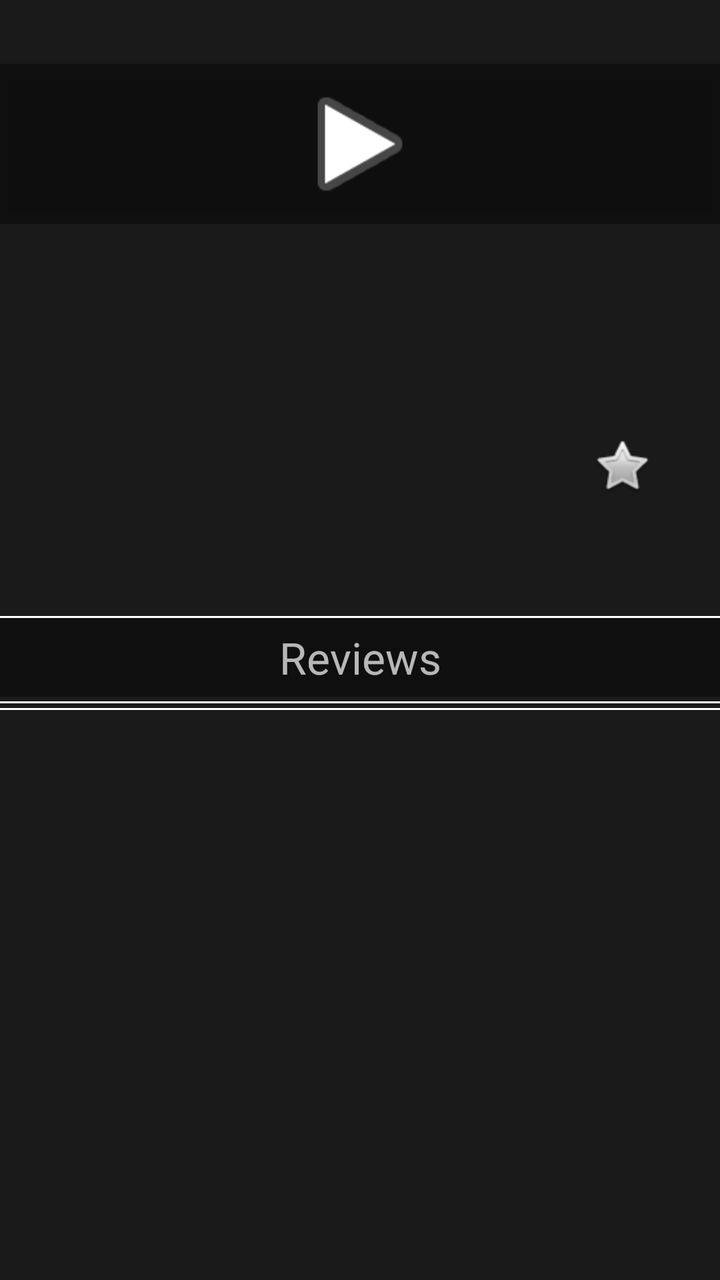
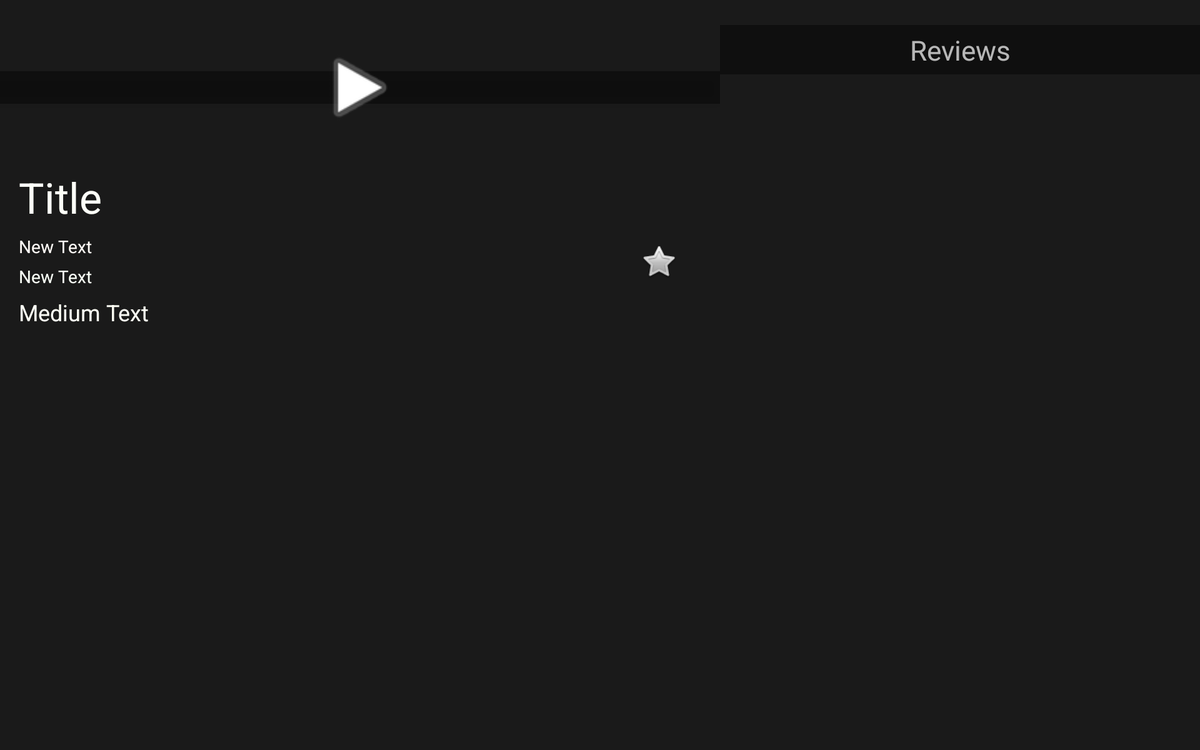

First picture: res/layout/ on a phone held upright. Second picture: the repository's own variant of that layout, on a device whose configuration matches the variant's folder. Source for both follows.
<!-- AndroidManifest.xml: application theme MyTheme -->
<!-- res/layout/fragment_detail.xml -->
<RelativeLayout xmlns:android="http://schemas.android.com/apk/res/android"
    xmlns:tools="http://schemas.android.com/tools"
    tools:context="com.projects.nanodegree.popularmovies.DetailActivityFragment"
    android:layout_height="match_parent"
    android:layout_width="match_parent"
    android:id="@+id/detail_main_view">

    <ImageView
        android:id="@+id/detail_imageview_bg"
        android:layout_width="match_parent"
        android:layout_height="match_parent"
        android:adjustViewBounds="true"
        style="@style/backGroundStyle"
        android:layout_alignParentEnd="false"
        android:layout_margin="-40dp" />

    <ImageView
        android:layout_width="match_parent"
        android:layout_height="match_parent"
        android:id="@+id/detail_imageview_bg_dim"
        android:layout_centerHorizontal="true"
        android:background="#76000000"
        android:adjustViewBounds="true"
        style="@style/backGroundStyle"/>


    <ScrollView
        android:layout_height="wrap_content"
        android:layout_width="match_parent"
        android:padding="0dp"
        android:paddingLeft="0dp"
        android:paddingTop="0dp"
        android:paddingRight="0dp"
        android:paddingBottom="0dp">

        <LinearLayout
                android:layout_width="match_parent"
                android:layout_height="wrap_content"
                android:paddingLeft="0dp"
                android:paddingRight="0dp"
                android:paddingTop="0dp"
                android:paddingBottom="0dp"
                android:orientation="vertical"
                android:padding="0dp">

            <RelativeLayout
                android:layout_width="match_parent"
                android:layout_height="match_parent"
                android:layout_marginTop="22dp"
                android:layout_marginBottom="22dp"
                android:id="@+id/Poster_RelativeLayout"
                android:minHeight="100dp"
                android:layout_weight="1">

                <ImageView
                    android:layout_width="match_parent"
                    android:layout_height="match_parent"
                    android:id="@+id/detail_imageview_poster"
                    android:minHeight="80dp"
                    android:longClickable="false"
                    android:background="#6b000000"
                    android:paddingTop="13dp"
                    android:paddingBottom="13dp"
                    android:translationZ="9dp"
                    android:layout_centerInParent="true" />

                <ImageButton
                    android:layout_width="wrap_content"
                    android:layout_height="wrap_content"
                    android:id="@+id/detail_trailer_button"
                    android:clickable="true"
                    android:onClick="playTrailer"
                    android:background="@android:drawable/ic_media_play"
                    android:translationZ="10dp"
                    android:maxHeight="70dp"
                    android:minWidth="70dp"
                    android:minHeight="70dp"
                    android:maxWidth="70dp"
                    android:layout_centerInParent="true"
                    />

            </RelativeLayout>

            <RelativeLayout
                android:layout_width="match_parent"
                android:layout_height="wrap_content"
                android:paddingLeft="0dp"
                android:paddingRight="0dp"
                android:paddingTop="0dp"
                android:paddingBottom="0dp"
                android:layout_weight="1">

                <TextView
                        android:layout_width="wrap_content"
                        android:layout_height="wrap_content"
                        android:textAppearance="?android:attr/textAppearanceLarge"
                        android:id="@+id/detail_textview_title"
                        android:layout_marginLeft="15dp"
                        android:textColor="#fdfff8"
                        android:textSize="34dp"
                        android:layout_alignParentStart="true"
                        android:padding="0dp"
                        android:layout_marginTop="15dp" />

                <TextView
                    android:layout_width="wrap_content"
                    android:layout_height="wrap_content"
                    android:id="@+id/detail_textview_release"
                    android:layout_below="@+id/detail_textview_title"
                    android:layout_alignLeft="@+id/detail_textview_title"
                    android:layout_marginTop="7dp"
                    android:textColor="#fffbf7" />

                <TextView
                    android:layout_width="wrap_content"
                    android:layout_height="wrap_content"
                    android:id="@+id/detail_textview_rating"
                    android:layout_below="@+id/detail_textview_release"
                    android:layout_alignLeft="@+id/detail_textview_release"
                    android:layout_marginTop="5dp"
                    android:textColor="#fafff7" />

                <CheckBox
                    android:id="@+id/favorite_checkbox"
                    android:layout_width="60dp"
                    android:layout_height="60dp"
                    android:button="@android:drawable/btn_star"
                    android:layout_alignParentBottom="false"
                    android:background="#00ffffff"
                    android:layout_alignTop="@+id/detail_textview_release"
                    android:layout_alignBottom="@+id/detail_textview_rating"
                    android:layout_alignParentLeft="false"
                    android:layout_alignParentRight="true"
                    android:layout_marginRight="5dp"
                    android:clickable="true"
                    android:onClick="toggleFavorite" />

                <TextView
                    android:layout_width="match_parent"
                    android:layout_height="wrap_content"
                    android:textAppearance="?android:attr/textAppearanceMedium"
                    android:id="@+id/detail_textview_overview"
                    android:layout_below="@+id/detail_textview_rating"
                    android:layout_alignStart="@+id/detail_textview_release"
                    android:textColor="#fefff6"
                    android:layout_alignLeft="@+id/detail_textview_release"
                    android:paddingTop="7dp"
                    android:layout_marginRight="15dp" />

                <LinearLayout
                    android:layout_width="match_parent"
                    android:layout_height="wrap_content"
                    android:orientation="vertical"
                    android:layout_below="@+id/detail_textview_overview"
                    android:layout_marginTop="20dp"
                    android:showDividers="beginning|middle|end"
                    android:clickable="true"
                    android:divider="@drawable/abc_textfield_search_activated_mtrl_alpha">
                    <TextView
                        android:layout_width="match_parent"
                        android:layout_height="wrap_content"
                        android:text="Reviews"
                        android:gravity="center"
                        android:textSize="22dp"
                        android:paddingTop="5dp"
                        android:paddingBottom="5dp"
                        android:clickable="true"
                        android:background="#6b000000" />
                    <LinearLayout
                        android:orientation="vertical"
                        android:layout_width="match_parent"
                        android:layout_height="wrap_content"
                        android:id="@+id/detail_linearLayout_reviews"
                        android:choiceMode="none"
                        android:showDividers="middle|end"
                        android:divider="@drawable/abc_textfield_search_default_mtrl_alpha">

                    </LinearLayout>

                </LinearLayout>
            </RelativeLayout>
        </LinearLayout>

    </ScrollView>

</RelativeLayout>
<!-- resources referenced by this layout -->
<resources>
  <style name="backGroundStyle">
          <item name="android:layout_marginLeft">-20dp</item>
          <item name="android:layout_marginRight">-20dp</item>
          <item name="android:layout_marginTop">-40dp</item>
          <item name="android:layout_marginBottom">-40dp</item>
      </style>
  <style name="MyTheme" parent="@style/Theme.AppCompat">
          <item name="android:actionBarStyle">@style/MyActionBar</item>
      </style>
  <style name="MyActionBar" parent="@style/Widget.AppCompat.ActionBar">
          <item name="android:background">@color/material_deep_teal_200</item>
      </style>
</resources>
<!-- res/layout-sw600dp-land/fragment_detail.xml (the repository's variant of the layout above) -->
<!-- drawn on a 7-inch tablet turned sideways -->
<RelativeLayout
    xmlns:android="http://schemas.android.com/apk/res/android"
    xmlns:tools="http://schemas.android.com/tools"
    tools:context="com.projects.nanodegree.popularmovies.DetailActivityFragment"
    android:layout_height="match_parent"
    android:layout_width="match_parent"
    android:orientation="horizontal"
    android:id="@+id/detail_main_view">


<ImageView
        android:id="@+id/detail_imageview_bg"
        android:layout_width="match_parent"
        android:layout_height="match_parent"
        android:adjustViewBounds="true"
        style="@style/backGroundStyle"
        android:layout_alignParentEnd="true"
        android:layout_alignParentStart="true" />

    <ImageView
        android:layout_width="match_parent"
        android:layout_height="match_parent"
        android:id="@+id/detail_imageview_bg_dim"
        android:layout_centerHorizontal="true"
        android:background="#76000000"
        android:adjustViewBounds="true"
        android:layout_alignParentEnd="false"
        android:layout_alignParentStart="false" />

    <LinearLayout
        android:layout_height="match_parent"
        android:layout_width="match_parent"
        android:orientation="horizontal"
        android:showDividers="middle"
        android:divider="@drawable/abc_text_cursor_mtrl_alpha">

        <ScrollView
            android:layout_height="wrap_content"
            android:layout_width="match_parent"
            android:padding="0dp"
            android:paddingLeft="0dp"
            android:paddingTop="0dp"
            android:paddingRight="0dp"
            android:paddingBottom="0dp"
            android:layout_weight="4">


            <RelativeLayout
                    android:layout_width="match_parent"
                    android:layout_height="wrap_content"
                    android:paddingLeft="0dp"
                    android:paddingRight="0dp"
                    android:paddingTop="0dp"
                    android:paddingBottom="0dp"
                    android:orientation="vertical"
                    android:padding="0dp">

                <RelativeLayout
                    android:layout_width="match_parent"
                    android:layout_height="wrap_content"
                    android:layout_marginTop="20dp"
                    android:id="@+id/Poster_RelativeLayout"
                    android:minHeight="100dp">

                    <ImageView
                            android:layout_width="match_parent"
                            android:layout_height="wrap_content"
                            android:id="@+id/detail_imageview_poster"
                            android:layout_alignParentTop="false"
                            android:layout_centerVertical="true"
                            android:minHeight="10dp"
                            android:minWidth="10dp"
                            android:longClickable="false"
                            android:background="#6b000000"
                            android:paddingTop="13dp"
                            android:paddingBottom="13dp"
                            android:translationZ="9dp" />

                    <ImageButton
                        android:layout_width="wrap_content"
                        android:layout_height="wrap_content"
                        android:id="@+id/detail_trailer_button"
                        android:clickable="true"
                        android:onClick="playTrailer"
                        android:background="@android:drawable/ic_media_play"
                        android:adjustViewBounds="true"
                        android:translationZ="10dp"
                        android:maxHeight="70dp"
                        android:minWidth="70dp"
                        android:minHeight="70dp"
                        android:maxWidth="70dp"
                        android:layout_centerInParent="true" />
                </RelativeLayout>

                <TextView
                        android:layout_width="wrap_content"
                        android:layout_height="wrap_content"
                        android:textAppearance="?android:attr/textAppearanceLarge"
                        android:text="Title"
                        android:id="@+id/detail_textview_title"
                        android:layout_marginLeft="15dp"
                        android:textColor="#fdfff8"
                        android:textSize="34dp"
                        android:layout_alignParentStart="true"
                    android:padding="0dp"
                    android:layout_below="@+id/Poster_RelativeLayout"
                    android:layout_marginTop="15dp" />

                <TextView
                    android:layout_width="wrap_content"
                    android:layout_height="wrap_content"
                    android:text="New Text"
                    android:id="@+id/detail_textview_release"
                    android:layout_below="@+id/detail_textview_title"
                    android:layout_alignLeft="@+id/detail_textview_title"
                    android:layout_marginTop="7dp"
                    android:textColor="#fffbf7" />

                <TextView
                    android:layout_width="wrap_content"
                    android:layout_height="wrap_content"
                    android:text="New Text"
                    android:id="@+id/detail_textview_rating"
                    android:layout_below="@+id/detail_textview_release"
                    android:layout_alignLeft="@+id/detail_textview_release"
                    android:layout_marginTop="5dp"
                    android:textColor="#fafff7" />

                <CheckBox
                    android:id="@+id/favorite_checkbox"
                    android:layout_width="60dp"
                    android:layout_height="60dp"
                    android:button="@android:drawable/btn_star"
                    android:layout_alignParentBottom="false"
                    android:background="#00ffffff"
                    android:layout_alignTop="@+id/detail_textview_release"
                    android:layout_alignBottom="@+id/detail_textview_rating"
                    android:layout_alignParentLeft="false"
                    android:layout_alignParentRight="true"
                    android:layout_marginRight="5dp"
                    android:clickable="true"
                    android:onClick="toggleFavorite" />

                <TextView
                    android:layout_width="match_parent"
                    android:layout_height="wrap_content"
                    android:textAppearance="?android:attr/textAppearanceMedium"
                    android:text="Medium Text"
                    android:id="@+id/detail_textview_overview"
                    android:layout_below="@+id/detail_textview_rating"
                    android:layout_alignStart="@+id/detail_textview_release"
                    android:textColor="#fefff6"
                    android:layout_alignLeft="@+id/detail_textview_release"
                    android:paddingTop="7dp"
                    android:layout_marginRight="15dp" />



                </RelativeLayout>
        </ScrollView>
        <ScrollView
            android:layout_height="wrap_content"
            android:layout_width="match_parent"
            android:padding="0dp"
            android:paddingLeft="0dp"
            android:paddingTop="0dp"
            android:paddingRight="0dp"
            android:paddingBottom="0dp"
            android:layout_weight="6">

            <LinearLayout
                android:layout_width="match_parent"
                android:layout_height="wrap_content"
                android:orientation="vertical"
                android:layout_marginTop="20dp"
                android:clickable="true">

            <TextView
                android:layout_width="match_parent"
                android:layout_height="wrap_content"
                android:text="Reviews"
                android:gravity="center"
                android:textSize="22dp"
                android:paddingTop="5dp"
                android:paddingBottom="5dp"
                android:clickable="true"
                android:background="#6b000000" />

            <LinearLayout
                android:orientation="vertical"
                android:layout_width="match_parent"
                android:layout_height="wrap_content"
                android:id="@+id/detail_linearLayout_reviews"
                android:choiceMode="none"
                android:showDividers="middle|end"
                android:divider="@drawable/abc_textfield_search_default_mtrl_alpha"/>

            </LinearLayout>
        </ScrollView>
    </LinearLayout>
</RelativeLayout>
